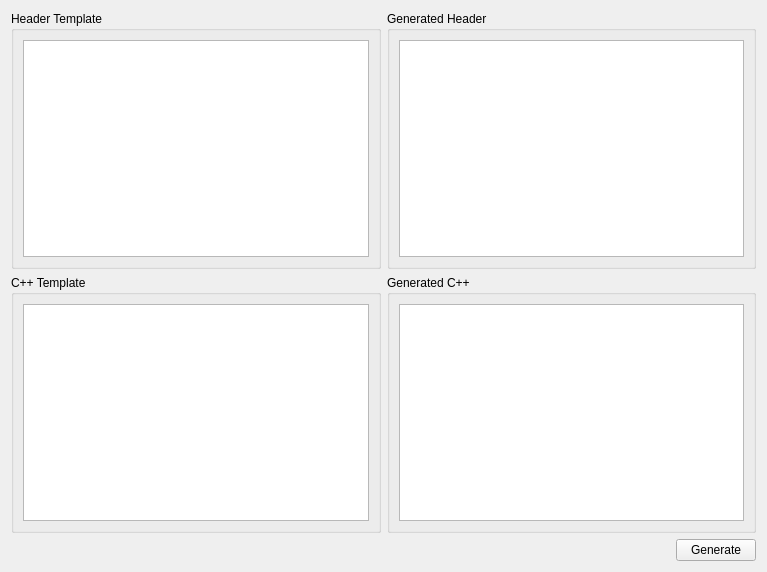
<?xml version="1.0" encoding="UTF-8"?>
<ui version="4.0">
 <class>ClassGenerator</class>
 <widget class="QWidget" name="ClassGenerator">
  <property name="geometry">
   <rect>
    <x>0</x>
    <y>0</y>
    <width>767</width>
    <height>572</height>
   </rect>
  </property>
  <property name="windowTitle">
   <string>Type Helper</string>
  </property>
  <layout class="QVBoxLayout" name="verticalLayout_5">
   <item>
    <layout class="QHBoxLayout" name="horizontalLayout">
     <item>
      <widget class="QGroupBox" name="groupBox">
       <property name="title">
        <string>Header Template</string>
       </property>
       <layout class="QVBoxLayout" name="verticalLayout">
        <item>
         <widget class="QTextEdit" name="headerTemplateEdit">
          <property name="styleSheet">
           <string notr="true">font: 11pt &quot;Monospace&quot;;</string>
          </property>
         </widget>
        </item>
       </layout>
      </widget>
     </item>
     <item>
      <widget class="QGroupBox" name="groupBox_3">
       <property name="title">
        <string>Generated Header</string>
       </property>
       <layout class="QVBoxLayout" name="verticalLayout_4">
        <item>
         <widget class="QTextEdit" name="generatedHeaderEdit">
          <property name="styleSheet">
           <string notr="true">font: 11pt &quot;Monospace&quot;;</string>
          </property>
         </widget>
        </item>
       </layout>
      </widget>
     </item>
    </layout>
   </item>
   <item>
    <layout class="QHBoxLayout" name="horizontalLayout_2">
     <item>
      <widget class="QGroupBox" name="groupBox_2">
       <property name="title">
        <string>C++ Template</string>
       </property>
       <layout class="QVBoxLayout" name="verticalLayout_2">
        <item>
         <widget class="QTextEdit" name="cppTemplateEdit">
          <property name="styleSheet">
           <string notr="true">font: 11pt &quot;Monospace&quot;;</string>
          </property>
         </widget>
        </item>
       </layout>
      </widget>
     </item>
     <item>
      <widget class="QGroupBox" name="groupBox_4">
       <property name="title">
        <string>Generated C++</string>
       </property>
       <layout class="QVBoxLayout" name="verticalLayout_3">
        <item>
         <widget class="QTextEdit" name="generatedCppEdit">
          <property name="styleSheet">
           <string notr="true">font: 11pt &quot;Monospace&quot;;</string>
          </property>
         </widget>
        </item>
       </layout>
      </widget>
     </item>
    </layout>
   </item>
   <item>
    <layout class="QHBoxLayout" name="horizontalLayout_3">
     <item>
      <spacer name="horizontalSpacer">
       <property name="orientation">
        <enum>Qt::Horizontal</enum>
       </property>
       <property name="sizeHint" stdset="0">
        <size>
         <width>40</width>
         <height>20</height>
        </size>
       </property>
      </spacer>
     </item>
     <item>
      <widget class="QPushButton" name="generateButton">
       <property name="text">
        <string>Generate</string>
       </property>
      </widget>
     </item>
    </layout>
   </item>
  </layout>
 </widget>
 <resources/>
 <connections/>
</ui>
